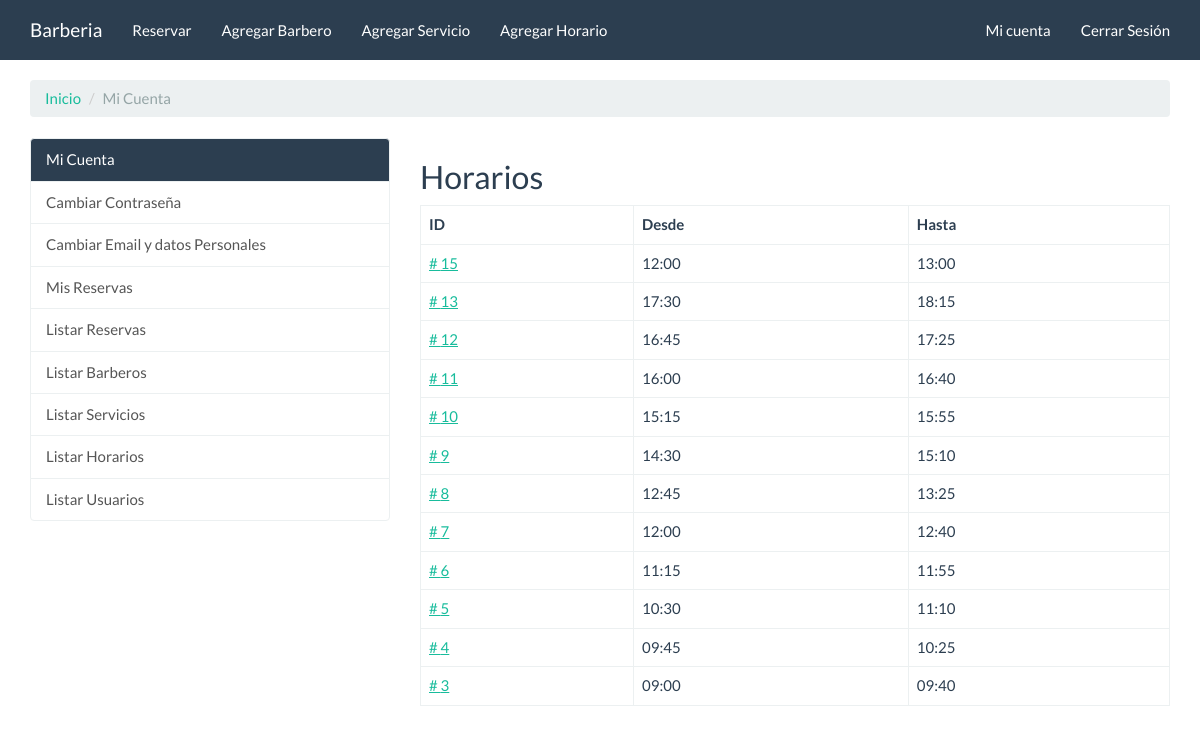
The page /barbero/admin/lista/horarios/ (signed in) on the database its author committed.
### apps/barberos/models.py (models this page shows, shortened)
class Horario(models.Model):
    desde =  models.TimeField(auto_now=False, auto_now_add=False, help_text="La hora debe estar en este formato: 14:00 o 14:00:00")
    hasta = models.TimeField(auto_now=False, auto_now_add=False, help_text="La hora debe estar en este formato: 15:30 o 15:30:00")

### apps/barberos/views.py (the view)
class HorarioListView(LoginRequiredMixin, TestMixinIsAdmin, ListView):
    login_url = 'cuentas:login'
    template_name = 'barberos/horarios_list.html'
    def get_queryset(self):
        return Horario.objects.all().order_by('-pk')

### apps/barberos/views.py (called while the page is built)
    def test_func(self):
        is_admin_or_is_staff = self.request.user.is_superuser or \
            self.request.user.is_staff
        return bool(is_admin_or_is_staff)

### templates/barberos/horarios_list.html (shortened to what this page needs)
{% extends "cuentas/index.html" %}
{% block cuentas_container %}
<h2>Horarios</h2>
<table class="table table-bordered">
    <thead>
        <tr>
            <th>
                ID
            </th>
            <th>
                Desde
            </th>
            <th>
                Hasta
            </th>
        </tr>
    </thead>
    <tbody>
        {% for horario in object_list %}
        <tr>
            <td>
                <a href=""># {{ horario.pk }}</a>
            </td>
            <td>
                {{ horario.desde }}
            </td>
            <td>
                {{ horario.hasta }}
            </td>
        </tr>
        {% endfor %}
    </tbody>
</table>
{% endblock %}

### static/assets/extra.css (style rules this page uses)
body { min-height: 100vh; display: flex; flex-direction: column; }

### rows shown on the page
Horario: pk "15", desde "12:00", hasta "13:00"
Horario: pk "13", desde "17:30", hasta "18:15"
Horario: pk "12", desde "16:45", hasta "17:25"
Horario: pk "11", desde "16:00", hasta "16:40"
Horario: pk "10", desde "15:15", hasta "15:55"
Horario: pk "9", desde "14:30", hasta "15:10"
Horario: pk "8", desde "12:45", hasta "13:25"
Horario: pk "7", desde "12:00", hasta "12:40"
Horario: pk "6", desde "11:15", hasta "11:55"
Horario: pk "5", desde "10:30", hasta "11:10"
Horario: pk "4", desde "09:45", hasta "10:25"
Horario: pk "3", desde "09:00", hasta "09:40"
